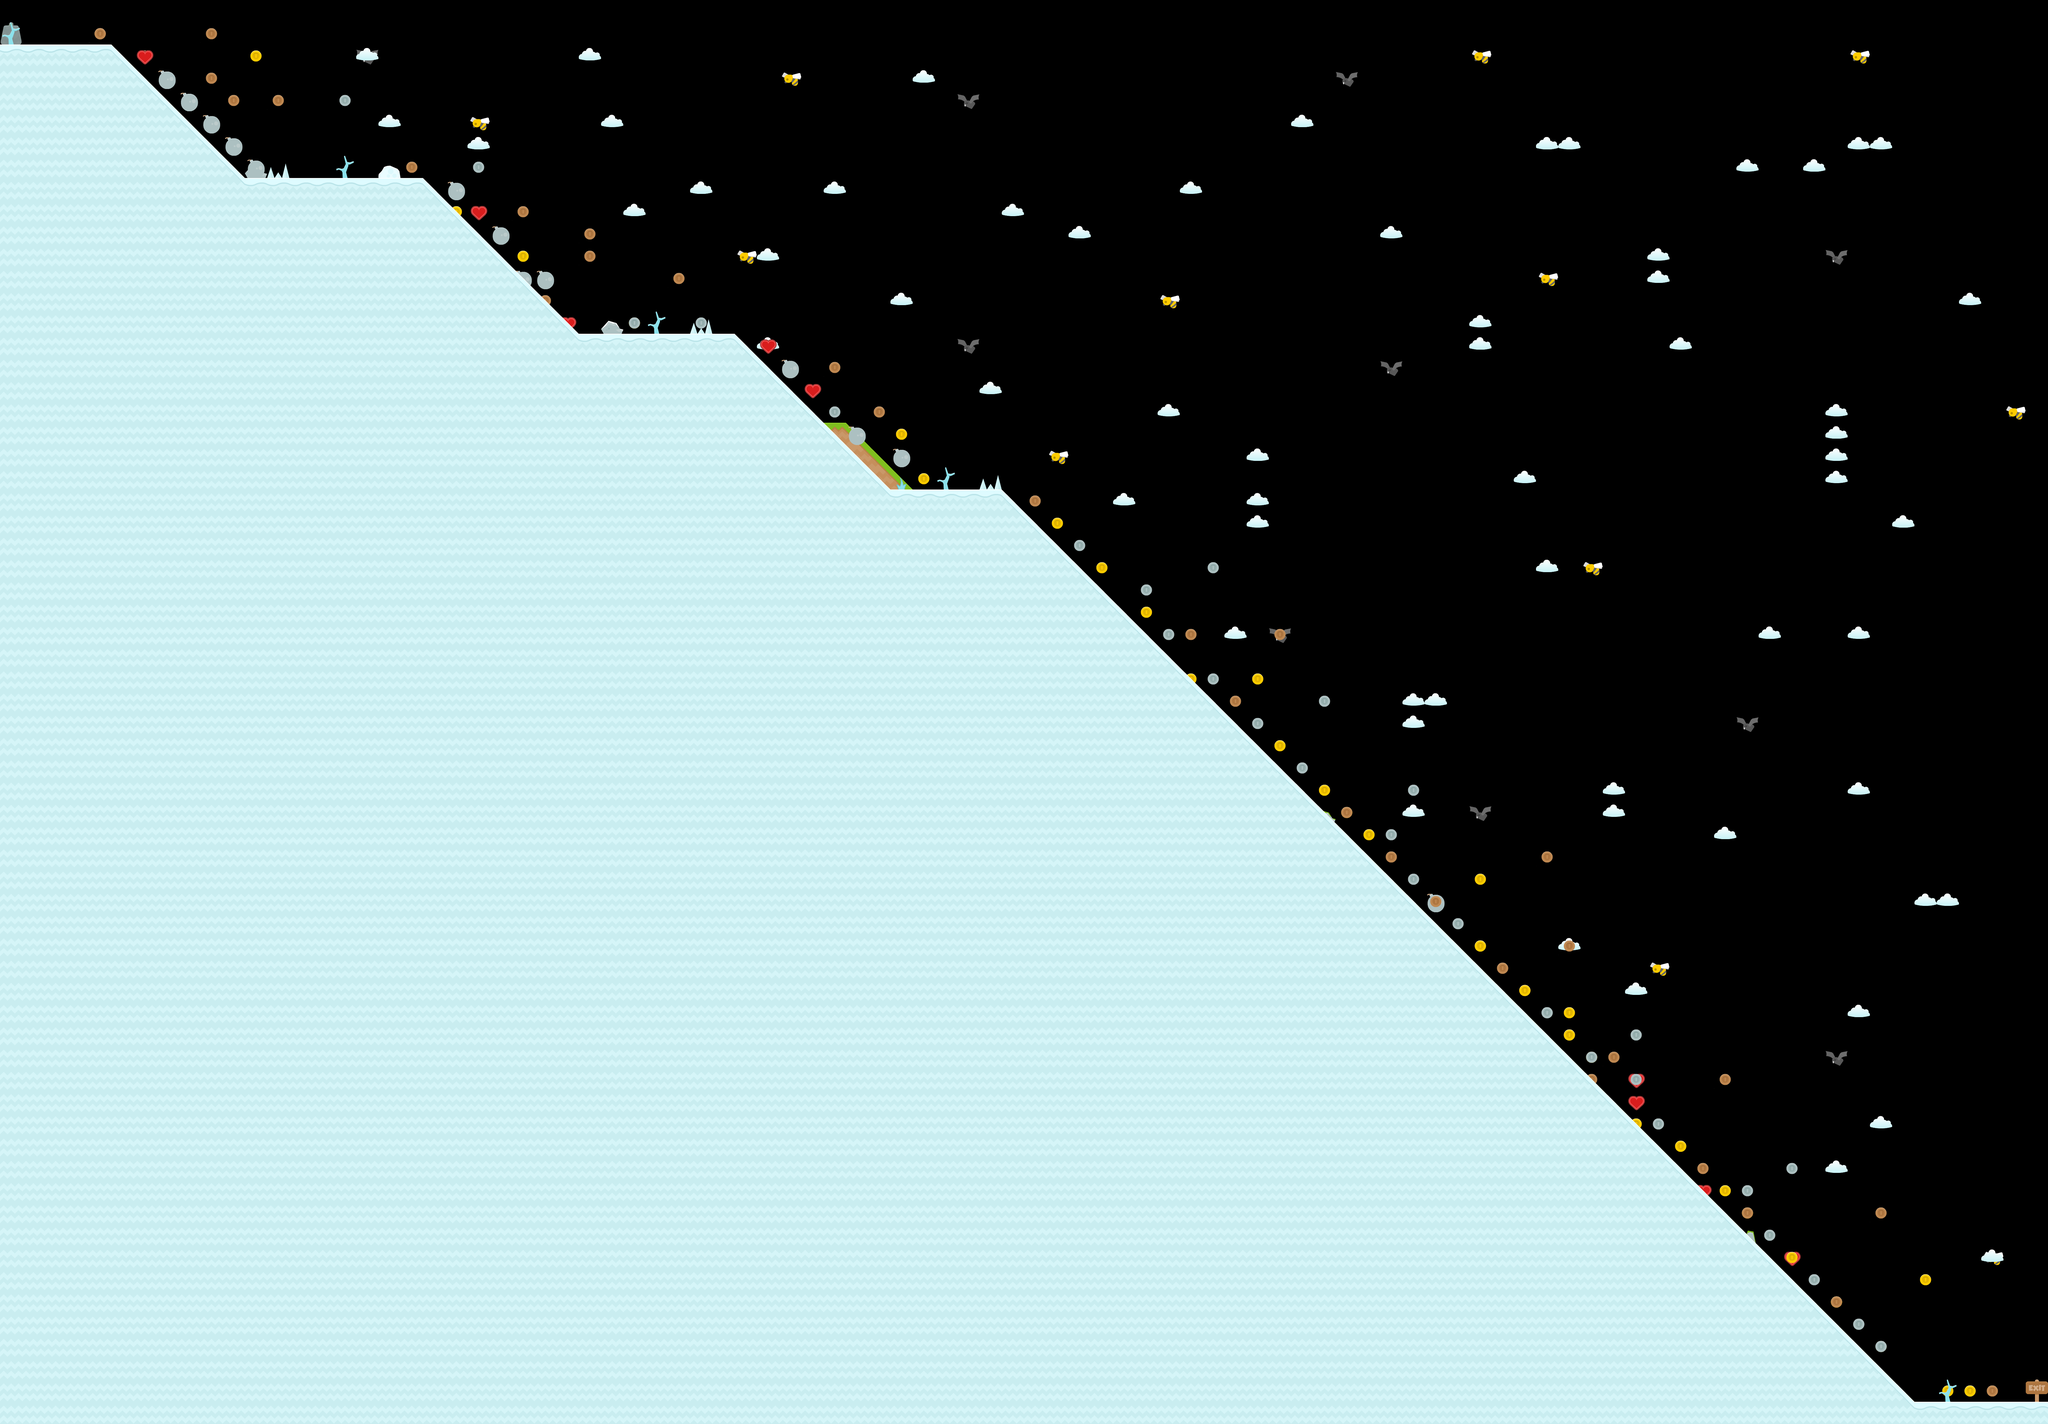

This is a level from a 2D game, rendered from its Tiled map with the project's own tilesets. A one-line summary and the map file follow, with tile-layer data summarised:
An orthogonal 92x64 tile map with 70x70 px tiles, 12 tile layers (ObjectLayerSand, CoinLayerSand, HillLayerSand, ObjectLayerGrass, ...).

<map version="1.0" tiledversion="1.0.2" orientation="orthogonal" renderorder="left-down" width="92" height="64" tilewidth="70" tileheight="70" nextobjectid="29">
 <properties>
  <property name="Name" value="Hill" />
  <property name="collision" type="bool" value="true" />
 </properties>
 <tileset firstgid="1" name="sandSprite" tilewidth="70" tileheight="70" tilecount="45" columns="45">
  <image source="images/sandSprite.png" width="3150" height="70" />
 </tileset>
 <layer name="ObjectLayerSand" width="92" height="64">
  <properties>
   <property name="collision" type="bool" value="true" />
  </properties>
  <data>[5888 cells, 58 non-empty, 8 distinct tile ids]</data>
 </layer>
 <layer name="CoinLayerSand" width="92" height="64">
  <data>[5888 cells, 67 non-empty, 6 distinct tile ids]</data>
 </layer>
 <layer name="HillLayerSand" width="92" height="64">
  <properties>
   <property name="collision" type="bool" value="true" />
  </properties>
  <data>[5888 cells, 2911 non-empty, 4 distinct tile ids]</data>
 </layer>
 <layer name="ObjectLayerGrass" width="92" height="64">
  <data>[5888 cells, 31 non-empty, 5 distinct tile ids]</data>
 </layer>
 <layer name="CoinLayerGrass" width="92" height="64">
  <data>[5888 cells, 35 non-empty, 6 distinct tile ids]</data>
 </layer>
 <layer name="HillLayerGrass" width="92" height="64">
  <data>[5888 cells, 3152 non-empty, 4 distinct tile ids]</data>
 </layer>
 <layer name="ObjectLayerStone" width="92" height="64">
  <data>[5888 cells, 42 non-empty, 6 distinct tile ids]</data>
 </layer>
 <layer name="CoinLayerStone" width="92" height="64">
  <data>[5888 cells, 31 non-empty, 6 distinct tile ids]</data>
 </layer>
 <layer name="HillLayerStone" width="92" height="64">
  <data>[5888 cells, 2992 non-empty, 4 distinct tile ids]</data>
 </layer>
 <layer name="CoinLayerIce" width="92" height="64">
  <data>[5888 cells, 71 non-empty, 5 distinct tile ids]</data>
 </layer>
 <layer name="ObjectLayerIce" width="92" height="64">
  <data>[5888 cells, 41 non-empty, 6 distinct tile ids]</data>
 </layer>
 <layer name="HillLayerIce" width="92" height="64">
  <data>[5888 cells, 3269 non-empty, 4 distinct tile ids]</data>
 </layer>
</map>